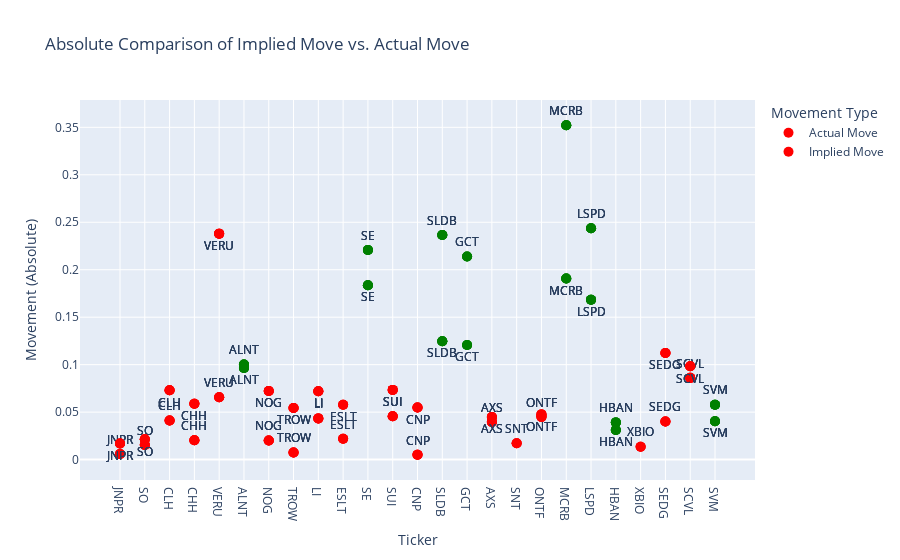

Notebook code cell kept with this figure:
### Markdown cell above
Comparison of Implied Move vs. Actual Move:

- This scatter plot compares the implied move to the actual move for various tickers.
- The data points are color-coded to distinguish between implied (red) and actual (green) moves.
- Most tickers seem to have smaller actual moves compared to the implied moves, suggesting that the actual volatility was less than expected.

### Code cell
import plotly.graph_objects as go

fig = go.Figure()

# Calculate colors based on condition - green for profit, red for no profit
colors = ['green' if actual > implied else 'red' for actual, implied in zip(eps_movement_merged['Actual_Move'].abs(), eps_movement_merged['Implied_Move'].abs())]

# Add Absolute Actual Move
fig.add_trace(go.Scatter(x=eps_movement_merged['Ticker'], y=eps_movement_merged['Actual_Move'].abs(),
                         mode='markers+text', name='Actual Move',
                         text=eps_movement_merged['Ticker'], textposition="top center",
                         marker=dict(color=colors, size=10)))

# Add Absolute Implied Move
fig.add_trace(go.Scatter(x=eps_movement_merged['Ticker'], y=eps_movement_merged['Implied_Move'].abs(),
                         mode='markers+text', name='Implied Move',
                         text=eps_movement_merged['Ticker'], textposition="bottom center",
                         marker=dict(color=colors, size=10)))

fig.update_layout(title="Absolute Comparison of Implied Move vs. Actual Move",
                  xaxis_title="Ticker",
                  yaxis_title="Movement (Absolute)",
                  legend_title="Movement Type")

fig.show()

### Figure 1 — Plotly figure (JSON) as saved in the notebook; plotly's stock layout.template omitted (floating-point values rounded to 4 significant figures)
{"data": [{"marker": {"color": ["red", "red", "red", "red", "red", "red", "red", "red", "red", "red", "red", "red", "red", "red", "red", "red", "red", "red", "red", "red", "green", "green", "green", "green", "red", "red", "red", "red", "red", "red", "red", "red", "red", "red", "red", "red", "red", "red", "red", "green", "green", "green", "green", "red", "red", "red", "red", "red", "red", "red", "red", "green", "green", "green", "green", "green", "green", "green", "red", "red", "red", "red", "red", "red", "red", "red", "red", "red", "red", "green", "green", "green", "green", "green", "green", "green", "green", "green", "green", "green", "green", "red", "red", "red", "red", "red", "red", "red", "red", "red", "red", "red", "green", "green", "green", "green"], "size": 10}, "mode": "markers+text", "name": "Actual Move", "text": ["JNPR", "JNPR", "JNPR", "JNPR", "SO", "SO", "SO", "SO", "CLH", "CLH", "CLH", "CLH", "CHH", "CHH", "CHH", "CHH", "VERU", "VERU", "VERU", "VERU", "ALNT", "ALNT", "ALNT", "ALNT", "NOG", "NOG", "NOG", "NOG", "TROW", "TROW", "TROW", "TROW", "LI", "LI", "LI", "LI", "ESLT", "ESLT", "ESLT", "SE", "SE", "SE", "SE", "SUI", "SUI", "SUI", "SUI", "CNP", "CNP", "CNP", "CNP", "SLDB", "SLDB", "SLDB", "SLDB", "GCT", "GCT", "GCT", "AXS", "AXS", "AXS", "AXS", "SNT", "SNT", "SNT", "ONTF", "ONTF", "ONTF", "ONTF", "MCRB", "MCRB", "MCRB", "MCRB", "LSPD", "LSPD", "LSPD", "LSPD", "HBAN", "HBAN", "HBAN", "HBAN", "XBIO", "XBIO", "XBIO", "SEDG", "SEDG", "SEDG", "SEDG", "SCVL", "SCVL", "SCVL", "SCVL", "SVM", "SVM", "SVM", "SVM"], "textposition": "top center", "type": "scatter", "x": ["JNPR", "JNPR", "JNPR", "JNPR", "SO", "SO", "SO", "SO", "CLH", "CLH", "CLH", "CLH", "CHH", "CHH", "CHH", "CHH", "VERU", "VERU", "VERU", "VERU", "ALNT", "ALNT", "ALNT", "ALNT", "NOG", "NOG", "NOG", "NOG", "TROW", "TROW", "TROW", "TROW", "LI", "LI", "LI", "LI", "ESLT", "ESLT", "ESLT", "SE", "SE", "SE", "SE", "SUI", "SUI", "SUI", "SUI", "CNP", "CNP", "CNP", "CNP", "SLDB", "SLDB", "SLDB", "SLDB", "GCT", "GCT", "GCT", "AXS", "AXS", "AXS", "AXS", "SNT", "SNT", "SNT", "ONTF", "ONTF", "ONTF", "ONTF", "MCRB", "MCRB", "MCRB", "MCRB", "LSPD", "LSPD", "LSPD", "LSPD", "HBAN", "HBAN", "HBAN", "HBAN", "XBIO", "XBIO", "XBIO", "SEDG", "SEDG", "SEDG", "SEDG", "SCVL", "SCVL", "SCVL", "SCVL", "SVM", "SVM", "SVM", "SVM"], "y": [0.0059, 0.0059, 0.0059, 0.0059, 0.0153, 0.0153, 0.0153, 0.0153, 0.0412, 0.0412, 0.0412, 0.0412, 0.0203, 0.0203, 0.0203, 0.0203, 0.0657, 0.0657, 0.0657, 0.0657, 0.1002, 0.1002, 0.1002, 0.1002, 0.0201, 0.0201, 0.0201, 0.0201, 0.0075, 0.0075, 0.0075, 0.0075, 0.0434, 0.0434, 0.0434, 0.0434, 0.0219, 0.0219, 0.0219, 0.2207, 0.2207, 0.2207, 0.2207, 0.0456, 0.0456, 0.0456, 0.0456, 0.0051, 0.0051, 0.0051, 0.0051, 0.2366, 0.2366, 0.2366, 0.2366, 0.214, 0.214, 0.214, 0.0397, 0.0397, 0.0397, 0.0397, 0.0173, 0.0173, 0.0173, 0.045, 0.045, 0.045, 0.045, 0.3522, 0.3522, 0.3522, 0.3522, 0.2437, 0.2437, 0.2437, 0.2437, 0.0392, 0.0392, 0.0392, 0.0392, 0.0136, 0.0136, 0.0136, 0.0402, 0.0402, 0.0402, 0.0402, 0.0861, 0.0861, 0.0861, 0.0861, 0.0578, 0.0578, 0.0578, 0.0578]}, {"marker": {"color": ["red", "red", "red", "red", "red", "red", "red", "red", "red", "red", "red", "red", "red", "red", "red", "red", "red", "red", "red", "red", "green", "green", "green", "green", "red", "red", "red", "red", "red", "red", "red", "red", "red", "red", "red", "red", "red", "red", "red", "green", "green", "green", "green", "red", "red", "red", "red", "red", "red", "red", "red", "green", "green", "green", "green", "green", "green", "green", "red", "red", "red", "red", "red", "red", "red", "red", "red", "red", "red", "green", "green", "green", "green", "green", "green", "green", "green", "green", "green", "green", "green", "red", "red", "red", "red", "red", "red", "red", "red", "red", "red", "red", "green", "green", "green", "green"], "size": 10}, "mode": "markers+text", "name": "Implied Move", "text": ["JNPR", "JNPR", "JNPR", "JNPR", "SO", "SO", "SO", "SO", "CLH", "CLH", "CLH", "CLH", "CHH", "CHH", "CHH", "CHH", "VERU", "VERU", "VERU", "VERU", "ALNT", "ALNT", "ALNT", "ALNT", "NOG", "NOG", "NOG", "NOG", "TROW", "TROW", "TROW", "TROW", "LI", "LI", "LI", "LI", "ESLT", "ESLT", "ESLT", "SE", "SE", "SE", "SE", "SUI", "SUI", "SUI", "SUI", "CNP", "CNP", "CNP", "CNP", "SLDB", "SLDB", "SLDB", "SLDB", "GCT", "GCT", "GCT", "AXS", "AXS", "AXS", "AXS", "SNT", "SNT", "SNT", "ONTF", "ONTF", "ONTF", "ONTF", "MCRB", "MCRB", "MCRB", "MCRB", "LSPD", "LSPD", "LSPD", "LSPD", "HBAN", "HBAN", "HBAN", "HBAN", "XBIO", "XBIO", "XBIO", "SEDG", "SEDG", "SEDG", "SEDG", "SCVL", "SCVL", "SCVL", "SCVL", "SVM", "SVM", "SVM", "SVM"], "textposition": "bottom center", "type": "scatter", "x": ["JNPR", "JNPR", "JNPR", "JNPR", "SO", "SO", "SO", "SO", "CLH", "CLH", "CLH", "CLH", "CHH", "CHH", "CHH", "CHH", "VERU", "VERU", "VERU", "VERU", "ALNT", "ALNT", "ALNT", "ALNT", "NOG", "NOG", "NOG", "NOG", "TROW", "TROW", "TROW", "TROW", "LI", "LI", "LI", "LI", "ESLT", "ESLT", "ESLT", "SE", "SE", "SE", "SE", "SUI", "SUI", "SUI", "SUI", "CNP", "CNP", "CNP", "CNP", "SLDB", "SLDB", "SLDB", "SLDB", "GCT", "GCT", "GCT", "AXS", "AXS", "AXS", "AXS", "SNT", "SNT", "SNT", "ONTF", "ONTF", "ONTF", "ONTF", "MCRB", "MCRB", "MCRB", "MCRB", "LSPD", "LSPD", "LSPD", "LSPD", "HBAN", "HBAN", "HBAN", "HBAN", "XBIO", "XBIO", "XBIO", "SEDG", "SEDG", "SEDG", "SEDG", "SCVL", "SCVL", "SCVL", "SCVL", "SVM", "SVM", "SVM", "SVM"], "y": [0.017, 0.017, 0.017, 0.017, 0.0213, 0.0213, 0.0213, 0.0213, 0.073, 0.073, 0.073, 0.073, 0.0589, 0.0589, 0.0589, 0.0589, 0.238, 0.238, 0.238, 0.238, 0.0964, 0.0964, 0.0964, 0.0964, 0.0723, 0.0723, 0.0723, 0.0723, 0.0543, 0.0543, 0.0543, 0.0543, 0.072, 0.072, 0.072, 0.072, 0.0577, 0.0577, 0.0577, 0.1837, 0.1837, 0.1837, 0.1837, 0.0734, 0.0734, 0.0734, 0.0734, 0.0548, 0.0548, 0.0548, 0.0548, 0.1247, 0.1247, 0.1247, 0.1247, 0.1207, 0.1207, 0.1207, 0.0449, 0.0449, 0.0449, 0.0449, null, null, null, 0.0476, 0.0476, 0.0476, 0.0476, 0.1907, 0.1907, 0.1907, 0.1907, 0.1683, 0.1683, 0.1683, 0.1683, 0.0312, 0.0312, 0.0312, 0.0312, null, null, null, 0.1122, 0.1122, 0.1122, 0.1122, 0.0983, 0.0983, 0.0983, 0.0983, 0.0404, 0.0404, 0.0404, 0.0404]}], "layout": {"legend": {"title": {"text": "Movement Type"}}, "title": {"text": "Absolute Comparison of Implied Move vs. Actual Move"}, "xaxis": {"title": {"text": "Ticker"}}, "yaxis": {"title": {"text": "Movement (Absolute)"}}}}
